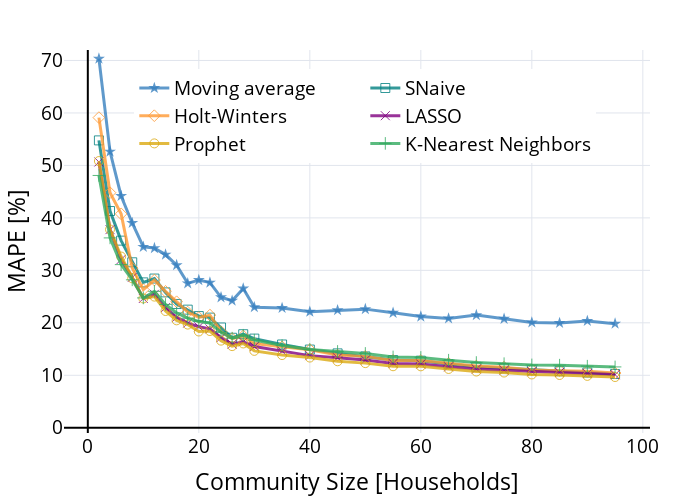
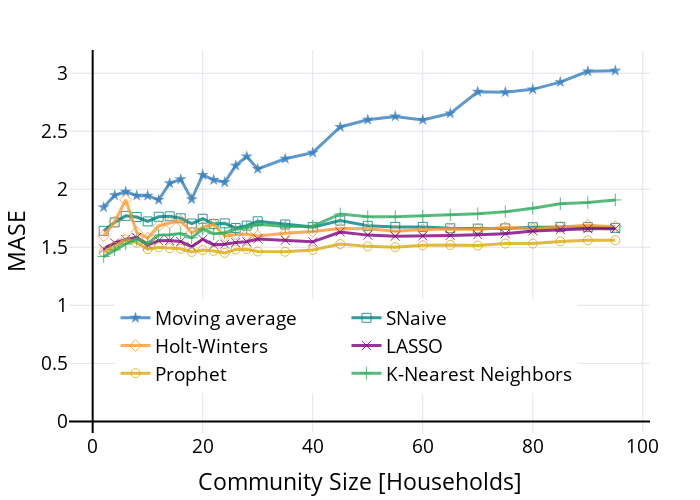
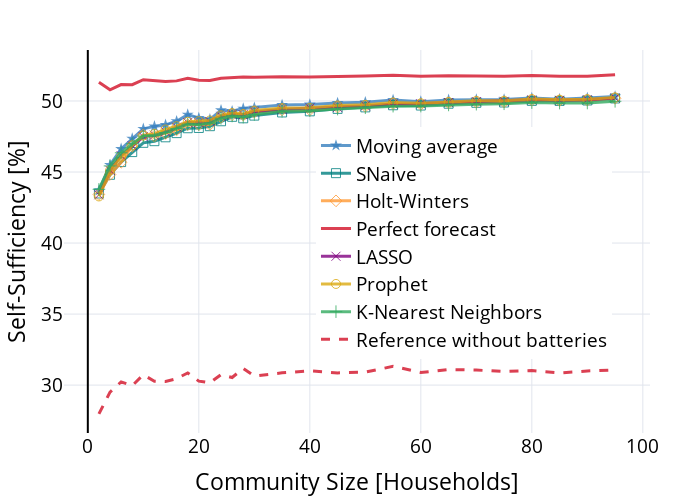
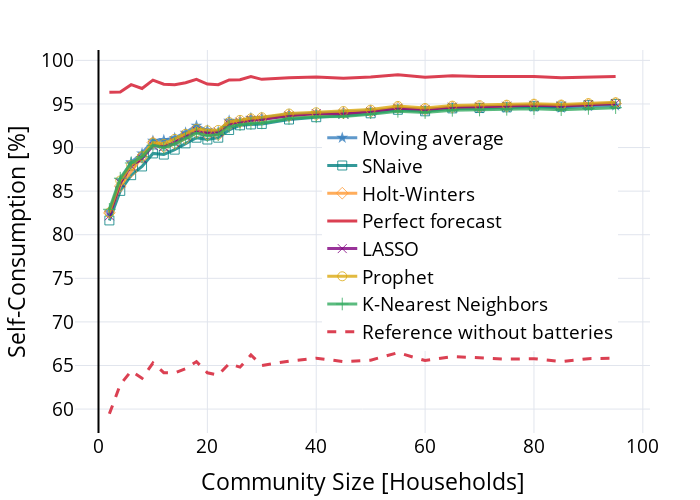

Notebook source saved alongside these figures, in order:
### Code cell
def plot(df, yname, ylabel, labels, symbols, colors, remove_perfect, nobatt=False):
    legends = {'MAPE_%': (0.12, 0.95), 'MASE': (0.08, 0.35),
               'ssuff_%': (0.43, 0.8), 'scons_%': (0.43, 0.82)}
    algos   = list(df.algo.unique())
    if 'perfect' in algos and remove_perfect:
        algos.remove('perfect')

    fig = go.Figure()
    for algo in algos:
        trace = px.line(df[df.algo == algo].groupby('index').mean(),
                        y=yname).data[0]
        trace.update({'name': labels[algo],
                      'mode': 'lines+markers',
                      'showlegend': True,
                      'line': {'color': colors[algo], 'width': 3},
                      'marker': {'symbol': symbols[algo], 'size': 9,
                                 'color': colors[algo]}})
        fig.add_trace(trace)
    
    if nobatt:
        trace = px.line(df[df.algo == 'ma'].groupby('index').mean(),
                        y=yname+'_nobatt').data[0]
        trace.update({'name': 'Reference without batteries',
                      'mode': 'lines',
                      'showlegend': True,
                      'line': {'color': 'rgba(219, 64, 82, 1.0)', 'width': 3, 'dash': 'dash'},
                      'marker': {'symbol': 'circle', 'size': 7,
                                 'color': 'rgba(219, 64, 82, 1.0)'}})
        fig.add_trace(trace)
    
    yrange = None
    if yname in 'MAPE_%':
        yrange = [-1, 72]

    if yname in 'MASE':
        yrange = [-0.1, 3.2]
    
    fig.update_layout(
        layout,
        height=500,
        width=700,
        showlegend=True,
        legend={'x': legends[yname][0], 'y': legends[yname][1], 'orientation': 'h'},
        yaxis={'title': ylabel, 'range': yrange})
    fig.update_xaxes({'title': 'Community Size [Households]'})
    fig.show()
    return fig

fig = plot(metrics, 'MAPE_%', 'MAPE [%]', labels, symbols, colors, remove_perfect=True)
fig.write_image("mape.pdf")
fig = plot(metrics, 'MASE', 'MASE', labels, symbols, colors, remove_perfect=True)
fig.write_image("mase.pdf")
fig = plot(metrics, 'ssuff_%', 'Self-Sufficiency [%]', labels, symbols, colors, remove_perfect=False, nobatt=True)
fig.write_image("ssuff.pdf")
_ = plot(metrics, 'scons_%', 'Self-Consumption [%]', labels, symbols, colors, remove_perfect=False, nobatt=True)

### Figure 1 — Plotly figure (JSON) as saved in the notebook; plotly's stock layout.template omitted (floating-point values rounded to 4 significant figures)
{"data": [{"hovertemplate": "index=%{x}<br>MAPE_%=%{y}<extra></extra>", "legendgroup": "", "line": {"color": "rgba(55, 128, 191, 0.8)", "dash": "solid", "width": 3}, "marker": {"color": "rgba(55, 128, 191, 0.8)", "size": 9, "symbol": "star"}, "mode": "lines+markers", "name": "Moving average", "orientation": "v", "showlegend": true, "type": "scatter", "x": [2, 4, 6, 8, 10, 12, 14, 16, 18, 20, 22, 24, 26, 28, 30, 35, 40, 45, 50, 55, 60, 65, 70, 75, 80, 85, 90, 95], "xaxis": "x", "y": [70.35, 52.64, 44.18, 39.03, 34.48, 34.24, 33.01, 30.99, 27.53, 28.15, 27.67, 24.87, 24.21, 26.54, 22.98, 22.84, 22.11, 22.4, 22.61, 21.91, 21.2, 20.83, 21.47, 20.76, 20.07, 19.98, 20.36, 19.84], "yaxis": "y"}, {"hovertemplate": "index=%{x}<br>MAPE_%=%{y}<extra></extra>", "legendgroup": "", "line": {"color": "rgba(0, 128, 128, 0.8)", "dash": "solid", "width": 3}, "marker": {"color": "rgba(0, 128, 128, 0.8)", "size": 9, "symbol": "square-open"}, "mode": "lines+markers", "name": "SNaive", "orientation": "v", "showlegend": true, "type": "scatter", "x": [2, 4, 6, 8, 10, 12, 14, 16, 18, 20, 22, 24, 26, 28, 30, 35, 40, 45, 50, 55, 60, 65, 70, 75, 80, 85, 90, 95], "xaxis": "x", "y": [54.77, 41.31, 35.66, 31.54, 27.71, 28.44, 25.8, 23.59, 22.51, 21.29, 20.99, 19.11, 17.15, 17.83, 16.99, 15.87, 14.91, 14.18, 13.6, 12.91, 12.79, 12.13, 11.62, 11.35, 10.99, 10.78, 10.53, 10.24], "yaxis": "y"}, {"hovertemplate": "index=%{x}<br>MAPE_%=%{y}<extra></extra>", "legendgroup": "", "line": {"color": "rgba(255, 153, 51, 0.8)", "dash": "solid", "width": 3}, "marker": {"color": "rgba(255, 153, 51, 0.8)", "size": 9, "symbol": "diamond-open"}, "mode": "lines+markers", "name": "Holt-Winters", "orientation": "v", "showlegend": true, "type": "scatter", "x": [2, 4, 6, 8, 10, 12, 14, 16, 18, 20, 22, 24, 26, 28, 30, 35, 40, 45, 50, 55, 60, 65, 70, 75, 80, 85, 90, 95], "xaxis": "x", "y": [59.11, 44.8, 40.77, 30.43, 26.34, 28.15, 26.0, 24.02, 22.04, 21.01, 21.47, 18.31, 16.99, 17.5, 16.05, 15.42, 14.87, 13.86, 13.6, 12.84, 12.83, 12.27, 11.77, 11.55, 11.03, 10.89, 10.76, 10.43], "yaxis": "y"}, {"hovertemplate": "index=%{x}<br>MAPE_%=%{y}<extra></extra>", "legendgroup": "", "line": {"color": "rgba(128, 0, 128, 0.8)", "dash": "solid", "width": 3}, "marker": {"color": "rgba(128, 0, 128, 0.8)", "size": 9, "symbol": "x-thin-open"}, "mode": "lines+markers", "name": "LASSO", "orientation": "v", "showlegend": true, "type": "scatter", "x": [2, 4, 6, 8, 10, 12, 14, 16, 18, 20, 22, 24, 26, 28, 30, 35, 40, 45, 50, 55, 60, 65, 70, 75, 80, 85, 90, 95], "xaxis": "x", "y": [50.66, 37.77, 32.07, 28.65, 24.64, 25.44, 22.9, 21.05, 19.95, 19.24, 18.85, 17.19, 15.93, 16.39, 15.49, 14.58, 13.75, 13.34, 12.91, 12.26, 12.14, 11.62, 11.18, 10.96, 10.69, 10.55, 10.33, 10.11], "yaxis": "y"}, {"hovertemplate": "index=%{x}<br>MAPE_%=%{y}<extra></extra>", "legendgroup": "", "line": {"color": "rgba(219, 169, 17, 0.8)", "dash": "solid", "width": 3}, "marker": {"color": "rgba(219, 169, 17, 0.8)", "size": 9, "symbol": "circle-open"}, "mode": "lines+markers", "name": "Prophet", "orientation": "v", "showlegend": true, "type": "scatter", "x": [2, 4, 6, 8, 10, 12, 14, 16, 18, 20, 22, 24, 26, 28, 30, 35, 40, 45, 50, 55, 60, 65, 70, 75, 80, 85, 90, 95], "xaxis": "x", "y": [50.83, 37.78, 32.63, 28.48, 24.64, 24.99, 22.25, 20.47, 19.66, 18.35, 18.44, 16.6, 15.56, 16.07, 14.66, 13.86, 13.38, 12.67, 12.32, 11.72, 11.71, 11.21, 10.72, 10.52, 10.16, 10.06, 9.886, 9.668], "yaxis": "y"}, {"hovertemplate": "index=%{x}<br>MAPE_%=%{y}<extra></extra>", "legendgroup": "", "line": {"color": "rgba(50, 171, 96, 0.8)", "dash": "solid", "width": 3}, "marker": {"color": "rgba(50, 171, 96, 0.8)", "size": 9, "symbol": "cross-thin-open"}, "mode": "lines+markers", "name": "K-Nearest Neighbors", "orientation": "v", "showlegend": true, "type": "scatter", "x": [2, 4, 6, 8, 10, 12, 14, 16, 18, 20, 22, 24, 26, 28, 30, 35, 40, 45, 50, 55, 60, 65, 70, 75, 80, 85, 90, 95], "xaxis": "x", "y": [48.09, 36.19, 31.1, 28.19, 24.75, 26.0, 23.51, 21.88, 20.88, 20.24, 19.97, 18.21, 17.08, 17.63, 16.7, 15.67, 14.92, 14.55, 14.17, 13.5, 13.4, 12.87, 12.43, 12.22, 11.98, 11.93, 11.73, 11.59], "yaxis": "y"}], "layout": {"font": {"color": "black", "size": 19}, "height": 500, "legend": {"orientation": "h", "x": 0.12, "y": 0.95}, "margin": {"b": 10, "l": 20, "r": 50, "t": 50}, "showlegend": true, "width": 700, "xaxis": {"autorange": true, "gridcolor": "#E1E5ED", "range": [-4.301, 101.3], "tickfont": {"color": "black"}, "title": {"text": "Community Size [Households]"}, "type": "linear", "zerolinecolor": "black", "zerolinewidth": 2}, "yaxis": {"gridcolor": "#E1E5ED", "range": [-1, 72], "tickfont": {"color": "black"}, "title": {"text": "MAPE [%]"}, "type": "linear", "zerolinecolor": "black", "zerolinewidth": 2}}}

### Figure 2 — Plotly figure (JSON) as saved in the notebook; plotly's stock layout.template omitted (floating-point values rounded to 4 significant figures)
{"data": [{"hovertemplate": "index=%{x}<br>MASE=%{y}<extra></extra>", "legendgroup": "", "line": {"color": "rgba(55, 128, 191, 0.8)", "dash": "solid", "width": 3}, "marker": {"color": "rgba(55, 128, 191, 0.8)", "size": 9, "symbol": "star"}, "mode": "lines+markers", "name": "Moving average", "orientation": "v", "showlegend": true, "type": "scatter", "x": [2, 4, 6, 8, 10, 12, 14, 16, 18, 20, 22, 24, 26, 28, 30, 35, 40, 45, 50, 55, 60, 65, 70, 75, 80, 85, 90, 95], "xaxis": "x", "y": [1.845, 1.948, 1.979, 1.945, 1.945, 1.909, 2.052, 2.086, 1.914, 2.124, 2.081, 2.06, 2.204, 2.283, 2.175, 2.263, 2.315, 2.537, 2.599, 2.628, 2.598, 2.654, 2.84, 2.837, 2.861, 2.923, 3.016, 3.022], "yaxis": "y"}, {"hovertemplate": "index=%{x}<br>MASE=%{y}<extra></extra>", "legendgroup": "", "line": {"color": "rgba(0, 128, 128, 0.8)", "dash": "solid", "width": 3}, "marker": {"color": "rgba(0, 128, 128, 0.8)", "size": 9, "symbol": "square-open"}, "mode": "lines+markers", "name": "SNaive", "orientation": "v", "showlegend": true, "type": "scatter", "x": [2, 4, 6, 8, 10, 12, 14, 16, 18, 20, 22, 24, 26, 28, 30, 35, 40, 45, 50, 55, 60, 65, 70, 75, 80, 85, 90, 95], "xaxis": "x", "y": [1.642, 1.715, 1.771, 1.761, 1.723, 1.763, 1.767, 1.75, 1.705, 1.746, 1.7, 1.706, 1.666, 1.687, 1.724, 1.697, 1.674, 1.73, 1.685, 1.676, 1.676, 1.664, 1.661, 1.663, 1.673, 1.676, 1.674, 1.667], "yaxis": "y"}, {"hovertemplate": "index=%{x}<br>MASE=%{y}<extra></extra>", "legendgroup": "", "line": {"color": "rgba(255, 153, 51, 0.8)", "dash": "solid", "width": 3}, "marker": {"color": "rgba(255, 153, 51, 0.8)", "size": 9, "symbol": "diamond-open"}, "mode": "lines+markers", "name": "Holt-Winters", "orientation": "v", "showlegend": true, "type": "scatter", "x": [2, 4, 6, 8, 10, 12, 14, 16, 18, 20, 22, 24, 26, 28, 30, 35, 40, 45, 50, 55, 60, 65, 70, 75, 80, 85, 90, 95], "xaxis": "x", "y": [1.599, 1.719, 1.909, 1.63, 1.579, 1.684, 1.71, 1.728, 1.626, 1.673, 1.697, 1.597, 1.611, 1.614, 1.597, 1.621, 1.637, 1.663, 1.66, 1.639, 1.654, 1.658, 1.654, 1.67, 1.659, 1.674, 1.691, 1.678], "yaxis": "y"}, {"hovertemplate": "index=%{x}<br>MASE=%{y}<extra></extra>", "legendgroup": "", "line": {"color": "rgba(128, 0, 128, 0.8)", "dash": "solid", "width": 3}, "marker": {"color": "rgba(128, 0, 128, 0.8)", "size": 9, "symbol": "x-thin-open"}, "mode": "lines+markers", "name": "LASSO", "orientation": "v", "showlegend": true, "type": "scatter", "x": [2, 4, 6, 8, 10, 12, 14, 16, 18, 20, 22, 24, 26, 28, 30, 35, 40, 45, 50, 55, 60, 65, 70, 75, 80, 85, 90, 95], "xaxis": "x", "y": [1.486, 1.538, 1.568, 1.585, 1.519, 1.557, 1.559, 1.55, 1.504, 1.57, 1.521, 1.527, 1.541, 1.548, 1.572, 1.56, 1.547, 1.632, 1.605, 1.596, 1.597, 1.602, 1.609, 1.617, 1.641, 1.653, 1.659, 1.66], "yaxis": "y"}, {"hovertemplate": "index=%{x}<br>MASE=%{y}<extra></extra>", "legendgroup": "", "line": {"color": "rgba(219, 169, 17, 0.8)", "dash": "solid", "width": 3}, "marker": {"color": "rgba(219, 169, 17, 0.8)", "size": 9, "symbol": "circle-open"}, "mode": "lines+markers", "name": "Prophet", "orientation": "v", "showlegend": true, "type": "scatter", "x": [2, 4, 6, 8, 10, 12, 14, 16, 18, 20, 22, 24, 26, 28, 30, 35, 40, 45, 50, 55, 60, 65, 70, 75, 80, 85, 90, 95], "xaxis": "x", "y": [1.46, 1.504, 1.568, 1.54, 1.484, 1.501, 1.493, 1.488, 1.46, 1.476, 1.469, 1.452, 1.481, 1.484, 1.464, 1.462, 1.477, 1.528, 1.508, 1.501, 1.517, 1.52, 1.515, 1.532, 1.532, 1.551, 1.56, 1.561], "yaxis": "y"}, {"hovertemplate": "index=%{x}<br>MASE=%{y}<extra></extra>", "legendgroup": "", "line": {"color": "rgba(50, 171, 96, 0.8)", "dash": "solid", "width": 3}, "marker": {"color": "rgba(50, 171, 96, 0.8)", "size": 9, "symbol": "cross-thin-open"}, "mode": "lines+markers", "name": "K-Nearest Neighbors", "orientation": "v", "showlegend": true, "type": "scatter", "x": [2, 4, 6, 8, 10, 12, 14, 16, 18, 20, 22, 24, 26, 28, 30, 35, 40, 45, 50, 55, 60, 65, 70, 75, 80, 85, 90, 95], "xaxis": "x", "y": [1.42, 1.478, 1.529, 1.568, 1.535, 1.605, 1.608, 1.619, 1.581, 1.657, 1.617, 1.624, 1.657, 1.669, 1.698, 1.679, 1.682, 1.787, 1.764, 1.764, 1.769, 1.78, 1.789, 1.807, 1.837, 1.875, 1.886, 1.908], "yaxis": "y"}], "layout": {"font": {"color": "black", "size": 19}, "height": 500, "legend": {"orientation": "h", "x": 0.08, "y": 0.35}, "margin": {"b": 10, "l": 20, "r": 50, "t": 50}, "showlegend": true, "width": 700, "xaxis": {"autorange": true, "gridcolor": "#E1E5ED", "range": [-4.315, 101.3], "tickfont": {"color": "black"}, "title": {"text": "Community Size [Households]"}, "type": "linear", "zerolinecolor": "black", "zerolinewidth": 2}, "yaxis": {"gridcolor": "#E1E5ED", "range": [-0.1, 3.2], "tickfont": {"color": "black"}, "title": {"text": "MASE"}, "type": "linear", "zerolinecolor": "black", "zerolinewidth": 2}}}

### Figure 3 — Plotly figure (JSON) as saved in the notebook; plotly's stock layout.template omitted (floating-point values rounded to 4 significant figures)
{"data": [{"hovertemplate": "index=%{x}<br>ssuff_%=%{y}<extra></extra>", "legendgroup": "", "line": {"color": "rgba(55, 128, 191, 0.8)", "dash": "solid", "width": 3}, "marker": {"color": "rgba(55, 128, 191, 0.8)", "size": 9, "symbol": "star"}, "mode": "lines+markers", "name": "Moving average", "orientation": "v", "showlegend": true, "type": "scatter", "x": [2, 4, 6, 8, 10, 12, 14, 16, 18, 20, 22, 24, 26, 28, 30, 35, 40, 45, 50, 55, 60, 65, 70, 75, 80, 85, 90, 95], "xaxis": "x", "y": [43.7, 45.5, 46.63, 47.35, 48.04, 48.21, 48.32, 48.58, 49.04, 48.81, 48.71, 49.35, 49.28, 49.46, 49.52, 49.72, 49.75, 49.86, 49.92, 50.07, 49.95, 50.08, 50.09, 50.1, 50.21, 50.13, 50.21, 50.32], "yaxis": "y"}, {"hovertemplate": "index=%{x}<br>ssuff_%=%{y}<extra></extra>", "legendgroup": "", "line": {"color": "rgba(0, 128, 128, 0.8)", "dash": "solid", "width": 3}, "marker": {"color": "rgba(0, 128, 128, 0.8)", "size": 9, "symbol": "square-open"}, "mode": "lines+markers", "name": "SNaive", "orientation": "v", "showlegend": true, "type": "scatter", "x": [2, 4, 6, 8, 10, 12, 14, 16, 18, 20, 22, 24, 26, 28, 30, 35, 40, 45, 50, 55, 60, 65, 70, 75, 80, 85, 90, 95], "xaxis": "x", "y": [43.49, 44.8, 45.7, 46.4, 47.05, 47.17, 47.44, 47.74, 48.08, 48.1, 48.23, 48.57, 48.89, 48.78, 48.97, 49.19, 49.27, 49.45, 49.55, 49.7, 49.68, 49.81, 49.87, 49.89, 50.01, 50.0, 50.03, 50.18], "yaxis": "y"}, {"hovertemplate": "index=%{x}<br>ssuff_%=%{y}<extra></extra>", "legendgroup": "", "line": {"color": "rgba(255, 153, 51, 0.8)", "dash": "solid", "width": 3}, "marker": {"color": "rgba(255, 153, 51, 0.8)", "size": 9, "symbol": "diamond-open"}, "mode": "lines+markers", "name": "Holt-Winters", "orientation": "v", "showlegend": true, "type": "scatter", "x": [2, 4, 6, 8, 10, 12, 14, 16, 18, 20, 22, 24, 26, 28, 30, 35, 40, 45, 50, 55, 60, 65, 70, 75, 80, 85, 90, 95], "xaxis": "x", "y": [43.42, 44.82, 45.68, 46.83, 47.62, 47.53, 47.72, 47.97, 48.33, 48.34, 48.35, 48.86, 49.03, 49.01, 49.21, 49.38, 49.38, 49.57, 49.63, 49.81, 49.76, 49.86, 49.92, 49.94, 50.06, 50.04, 50.06, 50.19], "yaxis": "y"}, {"hovertemplate": "index=%{x}<br>ssuff_%=%{y}<extra></extra>", "legendgroup": "", "line": {"color": "rgba(219, 64, 82, 1.0)", "dash": "solid", "width": 3}, "marker": {"color": "rgba(219, 64, 82, 1.0)", "size": 9, "symbol": "y-down"}, "mode": "lines+markers", "name": "Perfect forecast", "orientation": "v", "showlegend": true, "type": "scatter", "x": [2, 4, 6, 8, 10, 12, 14, 16, 18, 20, 22, 24, 26, 28, 30, 35, 40, 45, 50, 55, 60, 65, 70, 75, 80, 85, 90, 95], "xaxis": "x", "y": [51.32, 50.79, 51.16, 51.15, 51.5, 51.41, 51.38, 51.42, 51.6, 51.46, 51.44, 51.6, 51.65, 51.68, 51.67, 51.71, 51.7, 51.71, 51.76, 51.81, 51.74, 51.77, 51.77, 51.74, 51.8, 51.74, 51.74, 51.85], "yaxis": "y"}, {"hovertemplate": "index=%{x}<br>ssuff_%=%{y}<extra></extra>", "legendgroup": "", "line": {"color": "rgba(128, 0, 128, 0.8)", "dash": "solid", "width": 3}, "marker": {"color": "rgba(128, 0, 128, 0.8)", "size": 9, "symbol": "x-thin-open"}, "mode": "lines+markers", "name": "LASSO", "orientation": "v", "showlegend": true, "type": "scatter", "x": [2, 4, 6, 8, 10, 12, 14, 16, 18, 20, 22, 24, 26, 28, 30, 35, 40, 45, 50, 55, 60, 65, 70, 75, 80, 85, 90, 95], "xaxis": "x", "y": [43.4, 45.12, 46.15, 46.85, 47.48, 47.6, 47.83, 48.16, 48.49, 48.48, 48.56, 48.92, 49.06, 49.03, 49.24, 49.41, 49.5, 49.55, 49.66, 49.79, 49.8, 49.89, 49.96, 49.97, 50.08, 50.05, 50.08, 50.21], "yaxis": "y"}, {"hovertemplate": "index=%{x}<br>ssuff_%=%{y}<extra></extra>", "legendgroup": "", "line": {"color": "rgba(219, 169, 17, 0.8)", "dash": "solid", "width": 3}, "marker": {"color": "rgba(219, 169, 17, 0.8)", "size": 9, "symbol": "circle-open"}, "mode": "lines+markers", "name": "Prophet", "orientation": "v", "showlegend": true, "type": "scatter", "x": [2, 4, 6, 8, 10, 12, 14, 16, 18, 20, 22, 24, 26, 28, 30, 35, 40, 45, 50, 55, 60, 65, 70, 75, 80, 85, 90, 95], "xaxis": "x", "y": [43.28, 45.11, 46.06, 46.88, 47.56, 47.69, 48.0, 48.23, 48.54, 48.58, 48.63, 49.0, 49.15, 49.08, 49.32, 49.5, 49.52, 49.69, 49.73, 49.9, 49.84, 49.93, 50.01, 50.02, 50.13, 50.1, 50.13, 50.25], "yaxis": "y"}, {"hovertemplate": "index=%{x}<br>ssuff_%=%{y}<extra></extra>", "legendgroup": "", "line": {"color": "rgba(50, 171, 96, 0.8)", "dash": "solid", "width": 3}, "marker": {"color": "rgba(50, 171, 96, 0.8)", "size": 9, "symbol": "cross-thin-open"}, "mode": "lines+markers", "name": "K-Nearest Neighbors", "orientation": "v", "showlegend": true, "type": "scatter", "x": [2, 4, 6, 8, 10, 12, 14, 16, 18, 20, 22, 24, 26, 28, 30, 35, 40, 45, 50, 55, 60, 65, 70, 75, 80, 85, 90, 95], "xaxis": "x", "y": [43.78, 45.43, 46.35, 46.99, 47.53, 47.58, 47.78, 48.06, 48.37, 48.34, 48.44, 48.78, 48.95, 48.87, 49.05, 49.27, 49.32, 49.43, 49.52, 49.64, 49.64, 49.72, 49.78, 49.8, 49.89, 49.85, 49.86, 49.98], "yaxis": "y"}, {"hovertemplate": "index=%{x}<br>ssuff_%_nobatt=%{y}<extra></extra>", "legendgroup": "", "line": {"color": "rgba(219, 64, 82, 1.0)", "dash": "dash", "width": 3}, "marker": {"color": "rgba(219, 64, 82, 1.0)", "size": 7, "symbol": "circle"}, "mode": "lines", "name": "Reference without batteries", "orientation": "v", "showlegend": true, "type": "scatter", "x": [2, 4, 6, 8, 10, 12, 14, 16, 18, 20, 22, 24, 26, 28, 30, 35, 40, 45, 50, 55, 60, 65, 70, 75, 80, 85, 90, 95], "xaxis": "x", "y": [27.98, 29.51, 30.23, 29.96, 30.73, 30.27, 30.25, 30.45, 30.86, 30.28, 30.16, 30.74, 30.54, 31.18, 30.64, 30.87, 31.0, 30.86, 30.91, 31.32, 30.89, 31.1, 31.06, 30.96, 31.02, 30.86, 31.0, 31.07], "yaxis": "y"}], "layout": {"font": {"color": "black", "size": 19}, "height": 500, "legend": {"orientation": "h", "x": 0.43, "y": 0.8}, "margin": {"b": 10, "l": 20, "r": 50, "t": 50}, "showlegend": true, "width": 700, "xaxis": {"autorange": true, "gridcolor": "#E1E5ED", "range": [-4.301, 101.3], "tickfont": {"color": "black"}, "title": {"text": "Community Size [Households]"}, "type": "linear", "zerolinecolor": "black", "zerolinewidth": 2}, "yaxis": {"autorange": true, "gridcolor": "#E1E5ED", "range": [26.63, 53.59], "tickfont": {"color": "black"}, "title": {"text": "Self-Sufficiency [%]"}, "type": "linear", "zerolinecolor": "black", "zerolinewidth": 2}}}

### Figure 4 — Plotly figure (JSON) as saved in the notebook; plotly's stock layout.template omitted (floating-point values rounded to 4 significant figures)
{"data": [{"hovertemplate": "index=%{x}<br>scons_%=%{y}<extra></extra>", "legendgroup": "", "line": {"color": "rgba(55, 128, 191, 0.8)", "dash": "solid", "width": 3}, "marker": {"color": "rgba(55, 128, 191, 0.8)", "size": 9, "symbol": "star"}, "mode": "lines+markers", "name": "Moving average", "orientation": "v", "showlegend": true, "type": "scatter", "x": [2, 4, 6, 8, 10, 12, 14, 16, 18, 20, 22, 24, 26, 28, 30, 35, 40, 45, 50, 55, 60, 65, 70, 75, 80, 85, 90, 95], "xaxis": "x", "y": [82.63, 86.24, 88.31, 89.34, 90.78, 90.87, 91.1, 91.72, 92.5, 91.98, 91.8, 93.09, 93.02, 93.39, 93.41, 93.81, 93.94, 94.05, 94.23, 94.48, 94.28, 94.54, 94.51, 94.59, 94.68, 94.54, 94.76, 94.82], "yaxis": "y"}, {"hovertemplate": "index=%{x}<br>scons_%=%{y}<extra></extra>", "legendgroup": "", "line": {"color": "rgba(0, 128, 128, 0.8)", "dash": "solid", "width": 3}, "marker": {"color": "rgba(0, 128, 128, 0.8)", "size": 9, "symbol": "square-open"}, "mode": "lines+markers", "name": "SNaive", "orientation": "v", "showlegend": true, "type": "scatter", "x": [2, 4, 6, 8, 10, 12, 14, 16, 18, 20, 22, 24, 26, 28, 30, 35, 40, 45, 50, 55, 60, 65, 70, 75, 80, 85, 90, 95], "xaxis": "x", "y": [81.64, 85.03, 86.83, 87.83, 89.33, 89.2, 89.76, 90.48, 91.13, 90.92, 91.13, 92.02, 92.56, 92.66, 92.71, 93.22, 93.48, 93.66, 93.93, 94.34, 94.16, 94.5, 94.54, 94.62, 94.74, 94.7, 94.87, 95.0], "yaxis": "y"}, {"hovertemplate": "index=%{x}<br>scons_%=%{y}<extra></extra>", "legendgroup": "", "line": {"color": "rgba(255, 153, 51, 0.8)", "dash": "solid", "width": 3}, "marker": {"color": "rgba(255, 153, 51, 0.8)", "size": 9, "symbol": "diamond-open"}, "mode": "lines+markers", "name": "Holt-Winters", "orientation": "v", "showlegend": true, "type": "scatter", "x": [2, 4, 6, 8, 10, 12, 14, 16, 18, 20, 22, 24, 26, 28, 30, 35, 40, 45, 50, 55, 60, 65, 70, 75, 80, 85, 90, 95], "xaxis": "x", "y": [82.51, 85.58, 87.23, 88.88, 90.58, 90.07, 90.47, 91.05, 91.76, 91.5, 91.48, 92.64, 92.92, 93.17, 93.26, 93.64, 93.76, 93.95, 94.13, 94.58, 94.36, 94.62, 94.67, 94.73, 94.87, 94.78, 94.93, 95.05], "yaxis": "y"}, {"hovertemplate": "index=%{x}<br>scons_%=%{y}<extra></extra>", "legendgroup": "", "line": {"color": "rgba(219, 64, 82, 1.0)", "dash": "solid", "width": 3}, "marker": {"color": "rgba(219, 64, 82, 1.0)", "size": 9, "symbol": "y-down"}, "mode": "lines+markers", "name": "Perfect forecast", "orientation": "v", "showlegend": true, "type": "scatter", "x": [2, 4, 6, 8, 10, 12, 14, 16, 18, 20, 22, 24, 26, 28, 30, 35, 40, 45, 50, 55, 60, 65, 70, 75, 80, 85, 90, 95], "xaxis": "x", "y": [96.35, 96.38, 97.21, 96.78, 97.73, 97.26, 97.21, 97.43, 97.82, 97.29, 97.21, 97.76, 97.79, 98.15, 97.83, 98.01, 98.09, 97.96, 98.11, 98.35, 98.07, 98.23, 98.14, 98.12, 98.14, 98.0, 98.12, 98.17], "yaxis": "y"}, {"hovertemplate": "index=%{x}<br>scons_%=%{y}<extra></extra>", "legendgroup": "", "line": {"color": "rgba(128, 0, 128, 0.8)", "dash": "solid", "width": 3}, "marker": {"color": "rgba(128, 0, 128, 0.8)", "size": 9, "symbol": "x-thin-open"}, "mode": "lines+markers", "name": "LASSO", "orientation": "v", "showlegend": true, "type": "scatter", "x": [2, 4, 6, 8, 10, 12, 14, 16, 18, 20, 22, 24, 26, 28, 30, 35, 40, 45, 50, 55, 60, 65, 70, 75, 80, 85, 90, 95], "xaxis": "x", "y": [82.17, 85.93, 87.91, 88.74, 90.24, 90.12, 90.59, 91.31, 91.94, 91.68, 91.78, 92.68, 92.91, 93.13, 93.21, 93.64, 93.91, 93.86, 94.12, 94.5, 94.37, 94.63, 94.68, 94.74, 94.85, 94.76, 94.94, 95.04], "yaxis": "y"}, {"hovertemplate": "index=%{x}<br>scons_%=%{y}<extra></extra>", "legendgroup": "", "line": {"color": "rgba(219, 169, 17, 0.8)", "dash": "solid", "width": 3}, "marker": {"color": "rgba(219, 169, 17, 0.8)", "size": 9, "symbol": "circle-open"}, "mode": "lines+markers", "name": "Prophet", "orientation": "v", "showlegend": true, "type": "scatter", "x": [2, 4, 6, 8, 10, 12, 14, 16, 18, 20, 22, 24, 26, 28, 30, 35, 40, 45, 50, 55, 60, 65, 70, 75, 80, 85, 90, 95], "xaxis": "x", "y": [82.56, 86.22, 87.98, 89.01, 90.57, 90.43, 91.0, 91.58, 92.16, 91.98, 92.02, 92.93, 93.18, 93.36, 93.48, 93.9, 94.05, 94.19, 94.36, 94.78, 94.54, 94.81, 94.87, 94.92, 95.04, 94.93, 95.11, 95.2], "yaxis": "y"}, {"hovertemplate": "index=%{x}<br>scons_%=%{y}<extra></extra>", "legendgroup": "", "line": {"color": "rgba(50, 171, 96, 0.8)", "dash": "solid", "width": 3}, "marker": {"color": "rgba(50, 171, 96, 0.8)", "size": 9, "symbol": "cross-thin-open"}, "mode": "lines+markers", "name": "K-Nearest Neighbors", "orientation": "v", "showlegend": true, "type": "scatter", "x": [2, 4, 6, 8, 10, 12, 14, 16, 18, 20, 22, 24, 26, 28, 30, 35, 40, 45, 50, 55, 60, 65, 70, 75, 80, 85, 90, 95], "xaxis": "x", "y": [82.92, 86.49, 88.23, 88.95, 90.26, 89.99, 90.43, 91.07, 91.66, 91.36, 91.49, 92.38, 92.62, 92.76, 92.83, 93.33, 93.54, 93.57, 93.81, 94.16, 94.02, 94.27, 94.31, 94.39, 94.46, 94.35, 94.49, 94.58], "yaxis": "y"}, {"hovertemplate": "index=%{x}<br>scons_%_nobatt=%{y}<extra></extra>", "legendgroup": "", "line": {"color": "rgba(219, 64, 82, 1.0)", "dash": "dash", "width": 3}, "marker": {"color": "rgba(219, 64, 82, 1.0)", "size": 7, "symbol": "circle"}, "mode": "lines", "name": "Reference without batteries", "orientation": "v", "showlegend": true, "type": "scatter", "x": [2, 4, 6, 8, 10, 12, 14, 16, 18, 20, 22, 24, 26, 28, 30, 35, 40, 45, 50, 55, 60, 65, 70, 75, 80, 85, 90, 95], "xaxis": "x", "y": [59.45, 62.81, 64.36, 63.54, 65.28, 64.17, 64.14, 64.64, 65.45, 64.16, 63.91, 65.2, 64.81, 66.2, 64.99, 65.5, 65.83, 65.45, 65.61, 66.47, 65.57, 66.02, 65.89, 65.73, 65.78, 65.44, 65.78, 65.83], "yaxis": "y"}], "layout": {"font": {"color": "black", "size": 19}, "height": 500, "legend": {"orientation": "h", "x": 0.43, "y": 0.82}, "margin": {"b": 10, "l": 20, "r": 50, "t": 50}, "showlegend": true, "width": 700, "xaxis": {"autorange": true, "gridcolor": "#E1E5ED", "range": [-4.325, 101.3], "tickfont": {"color": "black"}, "title": {"text": "Community Size [Households]"}, "type": "linear", "zerolinecolor": "black", "zerolinewidth": 2}, "yaxis": {"autorange": true, "gridcolor": "#E1E5ED", "range": [57.25, 101.2], "tickfont": {"color": "black"}, "title": {"text": "Self-Consumption [%]"}, "type": "linear", "zerolinecolor": "black", "zerolinewidth": 2}}}
